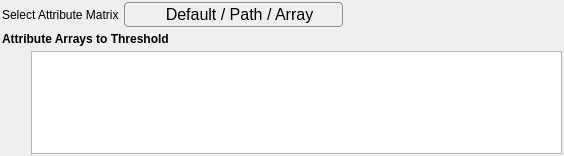
<?xml version="1.0" encoding="UTF-8"?>
<ui version="4.0">
 <class>ComparisonSelectionWidget</class>
 <widget class="QFrame" name="ComparisonSelectionWidget">
  <property name="geometry">
   <rect>
    <x>0</x>
    <y>0</y>
    <width>564</width>
    <height>156</height>
   </rect>
  </property>
  <layout class="QGridLayout" name="widgetLayout">
   <property name="leftMargin">
    <number>2</number>
   </property>
   <property name="topMargin">
    <number>2</number>
   </property>
   <property name="rightMargin">
    <number>2</number>
   </property>
   <property name="bottomMargin">
    <number>2</number>
   </property>
   <property name="spacing">
    <number>5</number>
   </property>
   <item row="3" column="1">
    <widget class="QTableView" name="comparisonSelectionTableView">
     <property name="sizePolicy">
      <sizepolicy hsizetype="Expanding" vsizetype="MinimumExpanding">
       <horstretch>0</horstretch>
       <verstretch>0</verstretch>
      </sizepolicy>
     </property>
     <property name="minimumSize">
      <size>
       <width>0</width>
       <height>100</height>
      </size>
     </property>
     <property name="maximumSize">
      <size>
       <width>16777215</width>
       <height>16777215</height>
      </size>
     </property>
     <property name="editTriggers">
      <set>QAbstractItemView::AllEditTriggers</set>
     </property>
     <property name="showDropIndicator" stdset="0">
      <bool>false</bool>
     </property>
     <property name="dragDropOverwriteMode">
      <bool>false</bool>
     </property>
     <property name="alternatingRowColors">
      <bool>true</bool>
     </property>
     <property name="verticalScrollMode">
      <enum>QAbstractItemView::ScrollPerPixel</enum>
     </property>
     <property name="horizontalScrollMode">
      <enum>QAbstractItemView::ScrollPerPixel</enum>
     </property>
     <property name="showGrid">
      <bool>false</bool>
     </property>
     <property name="wordWrap">
      <bool>false</bool>
     </property>
     <property name="cornerButtonEnabled">
      <bool>false</bool>
     </property>
     <attribute name="horizontalHeaderDefaultSectionSize">
      <number>250</number>
     </attribute>
     <attribute name="horizontalHeaderMinimumSectionSize">
      <number>100</number>
     </attribute>
     <attribute name="horizontalHeaderStretchLastSection">
      <bool>false</bool>
     </attribute>
     <attribute name="verticalHeaderVisible">
      <bool>false</bool>
     </attribute>
    </widget>
   </item>
   <item row="3" column="0">
    <layout class="QVBoxLayout" name="verticalLayout" stretch="0,0,0">
     <property name="leftMargin">
      <number>0</number>
     </property>
     <item>
      <widget class="QPushButton" name="addComparison">
       <property name="sizePolicy">
        <sizepolicy hsizetype="Fixed" vsizetype="Fixed">
         <horstretch>0</horstretch>
         <verstretch>0</verstretch>
        </sizepolicy>
       </property>
       <property name="minimumSize">
        <size>
         <width>24</width>
         <height>24</height>
        </size>
       </property>
       <property name="maximumSize">
        <size>
         <width>24</width>
         <height>24</height>
        </size>
       </property>
       <property name="toolTip">
        <string>Add Threshold Criteria</string>
       </property>
       <property name="statusTip">
        <string/>
       </property>
       <property name="whatsThis">
        <string/>
       </property>
       <property name="text">
        <string/>
       </property>
       <property name="icon">
        <iconset>
         <normaloff>:/add2.png</normaloff>:/add2.png</iconset>
       </property>
       <property name="iconSize">
        <size>
         <width>24</width>
         <height>24</height>
        </size>
       </property>
       <property name="flat">
        <bool>true</bool>
       </property>
      </widget>
     </item>
     <item>
      <widget class="QPushButton" name="removeComparison">
       <property name="sizePolicy">
        <sizepolicy hsizetype="Fixed" vsizetype="Fixed">
         <horstretch>0</horstretch>
         <verstretch>0</verstretch>
        </sizepolicy>
       </property>
       <property name="minimumSize">
        <size>
         <width>24</width>
         <height>24</height>
        </size>
       </property>
       <property name="maximumSize">
        <size>
         <width>24</width>
         <height>24</height>
        </size>
       </property>
       <property name="toolTip">
        <string>Delete Threshold Criteria</string>
       </property>
       <property name="statusTip">
        <string/>
       </property>
       <property name="text">
        <string/>
       </property>
       <property name="icon">
        <iconset>
         <normaloff>:/delete2.png</normaloff>:/delete2.png</iconset>
       </property>
       <property name="iconSize">
        <size>
         <width>24</width>
         <height>24</height>
        </size>
       </property>
       <property name="flat">
        <bool>true</bool>
       </property>
      </widget>
     </item>
     <item>
      <spacer name="verticalSpacer">
       <property name="orientation">
        <enum>Qt::Vertical</enum>
       </property>
       <property name="sizeHint" stdset="0">
        <size>
         <width>20</width>
         <height>40</height>
        </size>
       </property>
      </spacer>
     </item>
    </layout>
   </item>
   <item row="1" column="0" colspan="2">
    <layout class="QHBoxLayout" name="horizontalLayout">
     <property name="bottomMargin">
      <number>0</number>
     </property>
     <item>
      <widget class="QLabel" name="label_2">
       <property name="text">
        <string>Select Attribute Matrix</string>
       </property>
      </widget>
     </item>
     <item>
      <widget class="QPushButton" name="m_SelectedAttributeMatrixPath">
       <property name="sizePolicy">
        <sizepolicy hsizetype="Expanding" vsizetype="Preferred">
         <horstretch>0</horstretch>
         <verstretch>0</verstretch>
        </sizepolicy>
       </property>
       <property name="maximumSize">
        <size>
         <width>16777215</width>
         <height>16777215</height>
        </size>
       </property>
       <property name="font">
        <font>
         <pointsize>12</pointsize>
        </font>
       </property>
       <property name="styleSheet">
        <string notr="true">QPushButton { /* all types of tool button */
    border: 1px solid #8f8f91;
    border-radius: 4px;
    background-color: qlineargradient(x1: 0, y1: 0, x2: 0, y2: 1,
                                      stop: 0 #DDDDDD, stop: 1 #FFFFFF);
	font-size: 12pt;
	padding-left: 16px;
	padding-right: 4px;
	padding-top: 2px;
	padding-bottom: 2px;
}

QPushButton::menu-indicator {
   /*  image: url(menu_indicator.png); */
    subcontrol-origin: padding;
    subcontrol-position:  left; /* */
}

QPushButton::menu-indicator:pressed, QPushButton::menu-indicator:open
{
    position: relative;
    /*  top: 2px; left: 2px; shift the arrow by 2 px */
}

QPushButton:pressed
{
    background-color: qlineargradient(x1: 0, y1: 0, x2: 0, y2: 1,
                                      stop: 0 #AAAAFF, stop: 1 #FFFFFF);
}

QPushButton:flat 
{
    border: none; /* no border for a flat push button */
}

QPushButton:hover
{
	border: 1px solid #8f8f91;
	border-radius: 4px;
}
</string>
       </property>
       <property name="text">
        <string notr="true">Default / Path / Array</string>
       </property>
       <property name="iconSize">
        <size>
         <width>2</width>
         <height>2</height>
        </size>
       </property>
       <property name="shortcut">
        <string>Ctrl+S</string>
       </property>
       <property name="flat">
        <bool>false</bool>
       </property>
      </widget>
     </item>
     <item>
      <spacer name="horizontalSpacer">
       <property name="orientation">
        <enum>Qt::Horizontal</enum>
       </property>
       <property name="sizeHint" stdset="0">
        <size>
         <width>40</width>
         <height>20</height>
        </size>
       </property>
      </spacer>
     </item>
    </layout>
   </item>
   <item row="2" column="0" colspan="2">
    <widget class="QLabel" name="label">
     <property name="styleSheet">
      <string notr="true">QLabel
{
font: 10pt &quot;Arial&quot;;
font-weight: bold;
}</string>
     </property>
     <property name="text">
      <string>Attribute Arrays to Threshold</string>
     </property>
    </widget>
   </item>
  </layout>
 </widget>
 <resources>
  <include location="../../../../Resources/icons/images/Icons.qrc"/>
 </resources>
 <connections/>
</ui>
